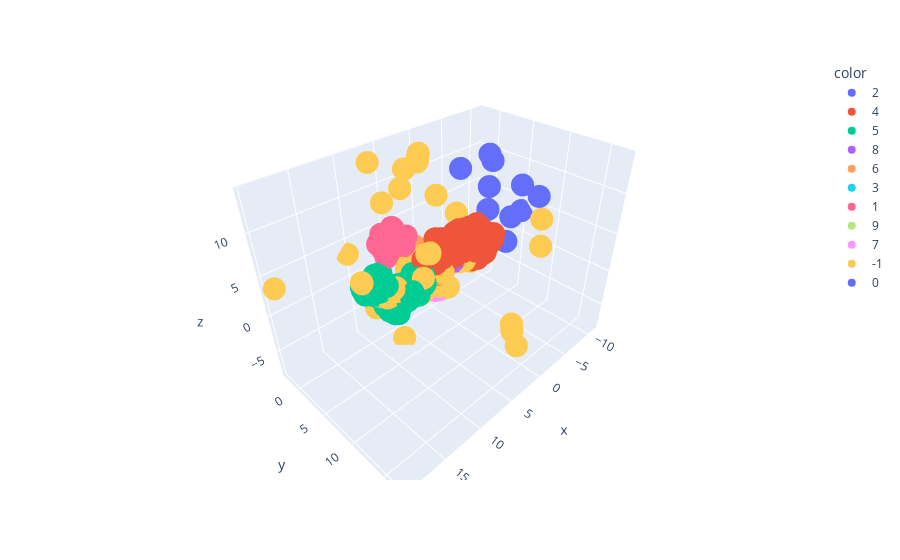

Here is the notebook cell this chart was saved with:
### Code cell
colors = [str(x) for x in clusterer.labels_]

fig = px.scatter_3d(
    x=u[:,0], y=u[:,1], z=u[:,2],
    color=colors,
    #custom_data=[data['sub'][:n], data['title'][:n]],
    #color_discrete_sequence=palette
)
# fig.update_traces(
#     hovertemplate="
# ".join([
#         "sub: %{customdata[1]}",
#         "title: %{customdata[0]}"
#     ])
# )
fig

### Figure 1 — Plotly figure (JSON) as saved in the notebook; plotly's stock layout.template omitted (floating-point values rounded to 4 significant figures; data arrays with more than 128 entries replaced by an {"elided": "..."} marker saying what was removed)
{"data": [{"hovertemplate": "color=2<br>x=%{x}<br>y=%{y}<br>z=%{z}<extra></extra>", "legendgroup": "2", "marker": {"color": "#636efa", "symbol": "circle"}, "mode": "markers", "name": "2", "scene": "scene", "showlegend": true, "type": "scatter3d", "x": {"elided": "517 float values"}, "y": {"elided": "517 float values"}, "z": {"elided": "517 float values"}}, {"hovertemplate": "color=4<br>x=%{x}<br>y=%{y}<br>z=%{z}<extra></extra>", "legendgroup": "4", "marker": {"color": "#EF553B", "symbol": "circle"}, "mode": "markers", "name": "4", "scene": "scene", "showlegend": true, "type": "scatter3d", "x": {"elided": "4232 float values"}, "y": {"elided": "4232 float values"}, "z": {"elided": "4232 float values"}}, {"hovertemplate": "color=5<br>x=%{x}<br>y=%{y}<br>z=%{z}<extra></extra>", "legendgroup": "5", "marker": {"color": "#00cc96", "symbol": "circle"}, "mode": "markers", "name": "5", "scene": "scene", "showlegend": true, "type": "scatter3d", "x": {"elided": "2605 float values"}, "y": {"elided": "2605 float values"}, "z": {"elided": "2605 float values"}}, {"hovertemplate": "color=8<br>x=%{x}<br>y=%{y}<br>z=%{z}<extra></extra>", "legendgroup": "8", "marker": {"color": "#ab63fa", "symbol": "circle"}, "mode": "markers", "name": "8", "scene": "scene", "showlegend": true, "type": "scatter3d", "x": [4.149, 3.836, 4.639, 4.366, 3.767, 3.789, 4.86, 4.051, 3.898, 4.655, 4.018, 4.962, 4.144, 4.784, 4.274, 4.688, 4.57, 4.063, 4.14, 3.976, 3.704, 4.789, 4.038, 4.755, 4.106, 4.785, 4.624, 4.432, 3.988, 3.79, 4.642, 3.837, 4.658, 3.858, 3.814, 3.871, 3.902, 3.749, 4.635, 3.861, 3.86, 4.701, 3.859, 4.724, 4.202, 4.639, 4.76, 4.22, 4.01, 4.071, 4.683, 4.489, 3.88, 3.7, 3.764, 4.583, 4.366, 3.849, 4.023, 4.656, 4.226, 4.694, 4.787, 4.618, 4.772, 4.053, 4.543, 4.674, 4.633, 3.795, 3.721, 4.677, 4.628, 4.052, 4.145, 3.855, 4.042, 4.158, 4.611, 4.623, 3.662, 3.957, 4.871, 3.86, 4.657, 4.623, 4.634, 3.832, 4.808, 4.632, 3.867, 4.641, 4.013, 4.251, 3.868, 3.686, 4.052, 3.971, 4.627, 4.793, 4.147, 4.643, 4.865, 4.693, 4.328, 3.812, 4.798, 3.88, 4.149], "y": [7.73, 7.67, 7.837, 7.721, 7.988, 7.694, 7.573, 7.607, 7.915, 7.504, 7.638, 7.218, 7.634, 7.508, 7.754, 7.853, 7.65, 7.58, 7.92, 7.804, 8.043, 7.523, 7.608, 7.52, 7.576, 7.48, 7.818, 7.92, 7.666, 7.714, 7.695, 7.927, 7.552, 7.862, 7.94, 7.793, 7.649, 7.955, 7.658, 7.825, 7.519, 7.483, 7.87, 7.55, 7.739, 7.626, 7.56, 7.729, 7.797, 7.62, 7.491, 7.663, 7.843, 8.027, 7.862, 7.697, 7.713, 7.665, 7.653, 7.61, 7.756, 7.854, 7.497, 7.678, 7.515, 7.712, 7.626, 7.853, 7.702, 7.502, 7.965, 7.676, 7.864, 7.686, 7.787, 7.662, 7.542, 7.661, 7.654, 7.652, 7.821, 7.594, 7.543, 7.609, 7.501, 7.779, 7.658, 7.555, 7.563, 7.706, 7.814, 7.871, 7.643, 7.753, 7.824, 7.982, 7.585, 7.854, 7.642, 7.508, 7.731, 7.67, 7.577, 7.54, 7.734, 7.519, 7.539, 7.699, 7.74], "z": [4.516, 4.673, 4.654, 4.349, 4.35, 4.691, 4.934, 4.461, 4.347, 4.463, 4.469, 4.256, 4.495, 4.821, 4.347, 4.734, 4.454, 4.543, 4.466, 4.713, 4.361, 4.832, 4.472, 4.743, 4.424, 4.815, 4.6, 4.567, 4.382, 4.7, 4.474, 4.347, 4.927, 4.374, 4.367, 4.375, 4.338, 4.388, 4.457, 4.402, 4.27, 4.518, 4.368, 4.919, 4.572, 4.417, 4.865, 4.559, 4.631, 4.464, 4.476, 4.384, 4.423, 4.382, 4.436, 4.498, 4.352, 4.325, 4.372, 4.496, 4.658, 4.737, 4.815, 4.492, 4.8, 4.594, 4.417, 4.695, 4.503, 4.343, 4.426, 4.46, 4.664, 4.566, 4.745, 4.347, 4.555, 4.52, 4.458, 4.452, 4.52, 4.434, 4.851, 4.317, 4.437, 4.578, 4.457, 4.312, 4.932, 4.509, 4.384, 4.699, 4.541, 4.658, 4.393, 4.452, 4.506, 4.791, 4.46, 4.828, 4.489, 4.459, 4.953, 4.545, 4.343, 4.323, 4.868, 4.41, 4.518]}, {"hovertemplate": "color=6<br>x=%{x}<br>y=%{y}<br>z=%{z}<extra></extra>", "legendgroup": "6", "marker": {"color": "#FFA15A", "symbol": "circle"}, "mode": "markers", "name": "6", "scene": "scene", "showlegend": true, "type": "scatter3d", "x": {"elided": "351 float values"}, "y": {"elided": "351 float values"}, "z": {"elided": "351 float values"}}, {"hovertemplate": "color=3<br>x=%{x}<br>y=%{y}<br>z=%{z}<extra></extra>", "legendgroup": "3", "marker": {"color": "#19d3f3", "symbol": "circle"}, "mode": "markers", "name": "3", "scene": "scene", "showlegend": true, "type": "scatter3d", "x": {"elided": "379 float values"}, "y": {"elided": "379 float values"}, "z": {"elided": "379 float values"}}, {"hovertemplate": "color=1<br>x=%{x}<br>y=%{y}<br>z=%{z}<extra></extra>", "legendgroup": "1", "marker": {"color": "#FF6692", "symbol": "circle"}, "mode": "markers", "name": "1", "scene": "scene", "showlegend": true, "type": "scatter3d", "x": {"elided": "400 float values"}, "y": {"elided": "400 float values"}, "z": {"elided": "400 float values"}}, {"hovertemplate": "color=9<br>x=%{x}<br>y=%{y}<br>z=%{z}<extra></extra>", "legendgroup": "9", "marker": {"color": "#B6E880", "symbol": "circle"}, "mode": "markers", "name": "9", "scene": "scene", "showlegend": true, "type": "scatter3d", "x": {"elided": "131 float values"}, "y": {"elided": "131 float values"}, "z": {"elided": "131 float values"}}, {"hovertemplate": "color=7<br>x=%{x}<br>y=%{y}<br>z=%{z}<extra></extra>", "legendgroup": "7", "marker": {"color": "#FF97FF", "symbol": "circle"}, "mode": "markers", "name": "7", "scene": "scene", "showlegend": true, "type": "scatter3d", "x": {"elided": "338 float values"}, "y": {"elided": "338 float values"}, "z": {"elided": "338 float values"}}, {"hovertemplate": "color=-1<br>x=%{x}<br>y=%{y}<br>z=%{z}<extra></extra>", "legendgroup": "-1", "marker": {"color": "#FECB52", "symbol": "circle"}, "mode": "markers", "name": "-1", "scene": "scene", "showlegend": true, "type": "scatter3d", "x": {"elided": "805 float values"}, "y": {"elided": "805 float values"}, "z": {"elided": "805 float values"}}, {"hovertemplate": "color=0<br>x=%{x}<br>y=%{y}<br>z=%{z}<extra></extra>", "legendgroup": "0", "marker": {"color": "#636efa", "symbol": "circle"}, "mode": "markers", "name": "0", "scene": "scene", "showlegend": true, "type": "scatter3d", "x": {"elided": "133 float values"}, "y": {"elided": "133 float values"}, "z": {"elided": "133 float values"}}], "layout": {"legend": {"title": {"text": "color"}, "tracegroupgap": 0}, "margin": {"t": 60}, "scene": {"domain": {"x": [0, 1], "y": [0, 1]}, "xaxis": {"title": {"text": "x"}}, "yaxis": {"title": {"text": "y"}}, "zaxis": {"title": {"text": "z"}}}}}
